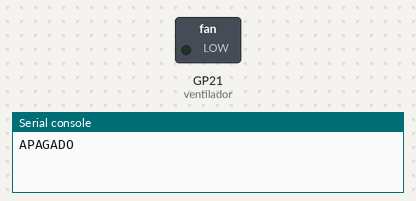
Simulated run of this program. Board: Raspberry Pi Pico running MicroPython. Parts: switched loads named in the program (green lamp = pin HIGH), the last lines printed to the serial console. At 11.0 s the program stops and its outputs stay as they are.

Above: at 0.1 s.
At 2.1 s:
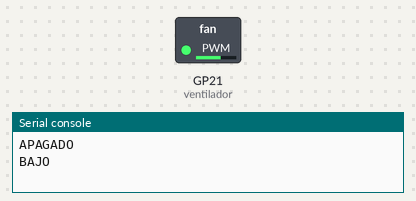
At 8.1 s:
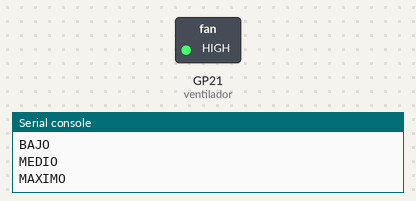
Timing chart, 0 to 12.5 s (numbered marks = the images above):
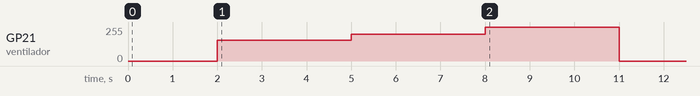

Measured:
- by itself, GP21 (ventilador): 0/255 → 156/255 at 2.0 s, → 202/255 3.0 s later, → 255/255 3.0 s later, → 0/255 3.0 s later

The program:

prueba_ventilador.py
```python
from machine import Pin, PWM
from time import sleep

ventilador = PWM(Pin(21))
ventilador.freq(1000)

print("APAGADO")
ventilador.duty_u16(0)
sleep(2)

print("BAJO")
ventilador.duty_u16(40000)
sleep(3)

print("MEDIO")
ventilador.duty_u16(52000)
sleep(3)

print("MAXIMO")
ventilador.duty_u16(65535)
sleep(3)

print("APAGADO")
ventilador.duty_u16(0)
```
